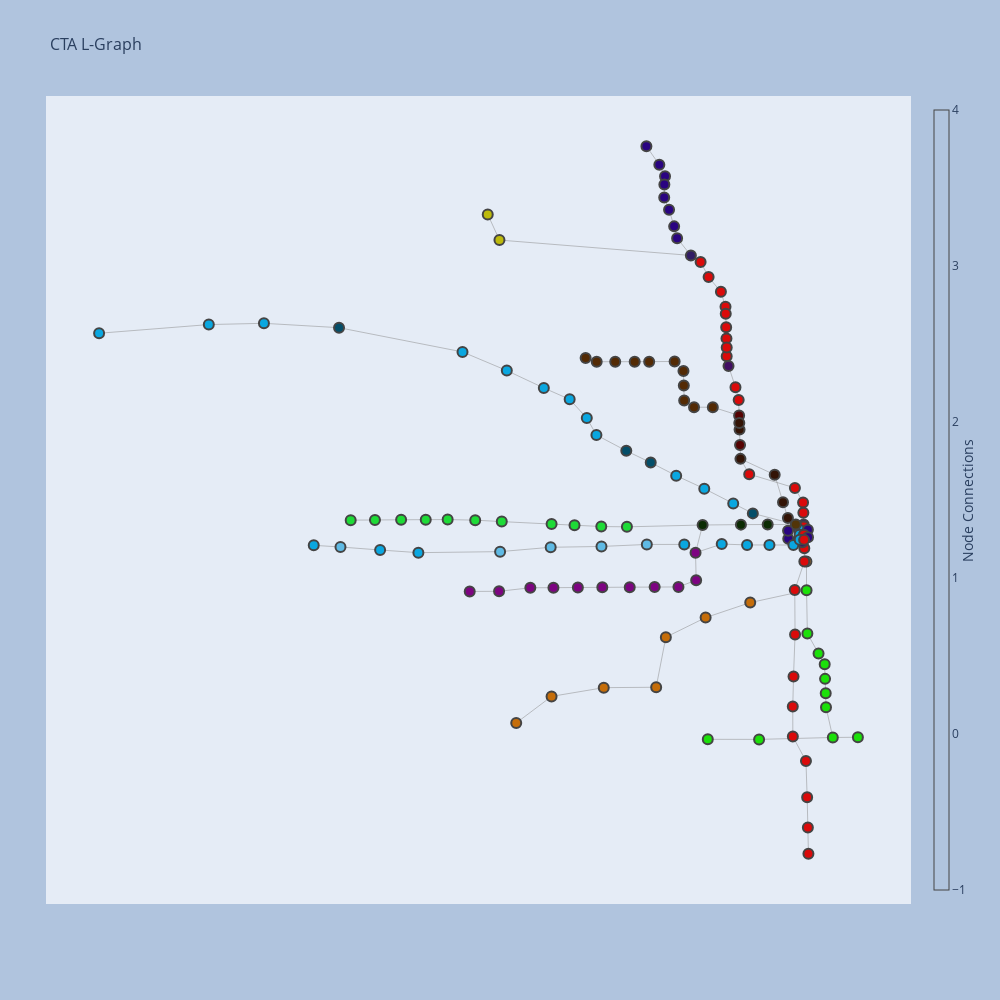

The cell this chart's notebook holds for it:
### Code cell
fig = go.Figure(data=[edge_trace, node_trace],
             layout=go.Layout(
                title=dict(
                    text="CTA L-Graph",
                    font=dict(
                        size=16
                    )
                ),
                showlegend=False,
                hovermode='closest',
                margin=dict(b=20,l=5,r=5,t=40),
                xaxis=dict(showgrid=False, zeroline=False, showticklabels=False),
                yaxis=dict(showgrid=False, zeroline=False, showticklabels=False))
                )
fig.update_layout(
    autosize=False,
    width=1000,
    height=1000,
    margin=dict(
        l=50,
        r=50,
        b=100,
        t=100,
        pad=4
    ),
    paper_bgcolor="LightSteelBlue",
)
fig.show()

### Figure 1 — Plotly figure (JSON) as saved in the notebook; plotly's stock layout.template omitted (floating-point values rounded to 4 significant figures; data arrays with more than 128 entries replaced by an {"elided": "..."} marker saying what was removed)
{"data": [{"hoverinfo": "none", "line": {"color": "#888", "width": 0.5}, "mode": "lines", "type": "scatter", "x": {"elided": "435 float values"}, "y": {"elided": "435 float values"}}, {"hoverinfo": "text", "marker": {"color": {"elided": "144 str values"}, "colorbar": {"thickness": 15, "title": {"side": "right", "text": "Node Connections"}, "xanchor": "left"}, "colorscale": [[0, "rgb(255,255,217)"], [0.125, "rgb(237,248,177)"], [0.25, "rgb(199,233,180)"], [0.375, "rgb(127,205,187)"], [0.5, "rgb(65,182,196)"], [0.625, "rgb(29,145,192)"], [0.75, "rgb(34,94,168)"], [0.875, "rgb(37,52,148)"], [1, "rgb(8,29,88)"]], "line": {"width": 2}, "reversescale": true, "showscale": true, "size": 10}, "mode": "markers", "text": {"elided": "144 str values"}, "type": "scatter", "x": {"elided": "144 float values"}, "y": {"elided": "144 float values"}}], "layout": {"autosize": false, "height": 1000, "hovermode": "closest", "margin": {"b": 100, "l": 50, "pad": 4, "r": 50, "t": 100}, "paper_bgcolor": "LightSteelBlue", "showlegend": false, "title": {"font": {"size": 16}, "text": "CTA L-Graph"}, "width": 1000, "xaxis": {"showgrid": false, "showticklabels": false, "zeroline": false}, "yaxis": {"showgrid": false, "showticklabels": false, "zeroline": false}}}
